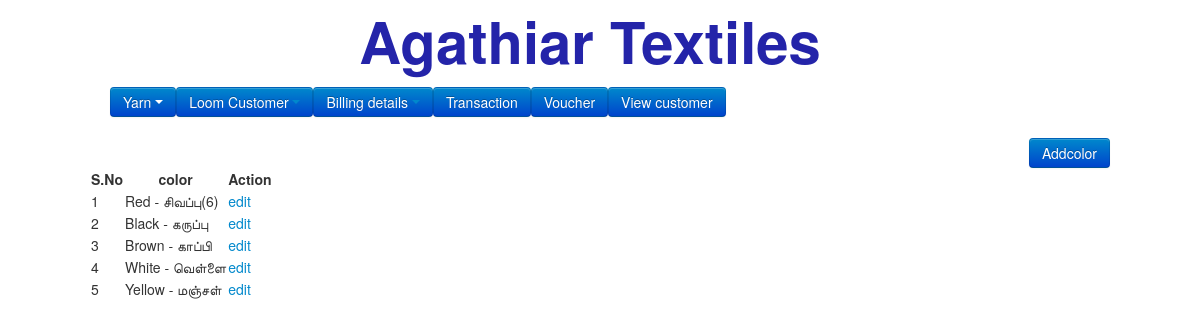
Page /color.php on the committed database.
### tables this page shows
CREATE TABLE `color` (
  `id` int(50) NOT NULL,
  `name` text NOT NULL,
  `date` varchar(50) NOT NULL
);

### color.php (the view, shortened to what this page needs)
<?php
include('template/header.php');
?>
<div align="right"><a href="addcolor.php"><input type="button" value="Addcolor" class="btn btn-primary"></a></div>
<?php
$select=mysql_query("SELECT * FROM `color`");
?>
<table id="example" border="0">
<thead>
<tr>
<th>S.No</th>
<th>color</th>
<th>Action</th>
</tr>
</thead>
<tbody>
<?php
$sno = 1;
while($fetch = mysql_fetch_assoc($select)) {
echo "<tr><td>{$sno}</td><td>".$fetch["name"]."</td><td>"."<a href='addcolor.php?id=".$fetch["id"]."'>edit</a></td></tr>";
$sno++;
}
?>
</tbody>
</table>
</body>
</html>

### rows in the picture
color: name "Red - சிவப்பு(6)"
color: name "Black - கருப்பு"
color: name "Brown - காப்பி"
color: name "White - வெள்ளை"
color: name "Yellow - மஞ்சள்"
